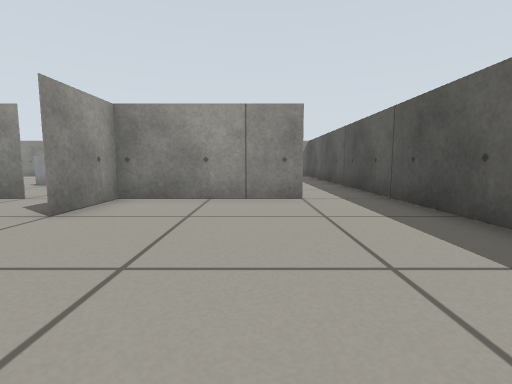
[1] (above)

14 first-person views from a walk through a world built for the Gazebo simulator. The camera is 0.39 m above the floor, tilts 6° down and sees 85° across. The floor is counted in squares, 0.5 m on a side. Each view is taken from the middle of a square. On the plan, view 1 faces up. The plan holds only what a view shows up to about 10 squares ahead; the rest is blank. The place goes on beyond the plan.

[2]
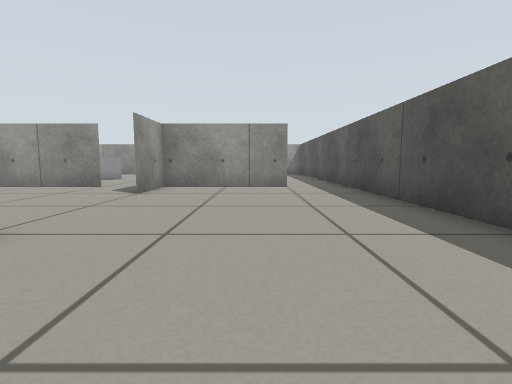

[3]
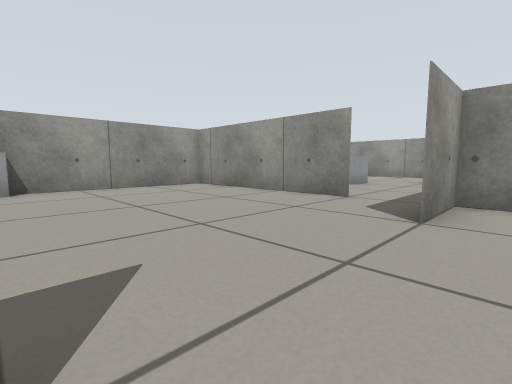

[4]
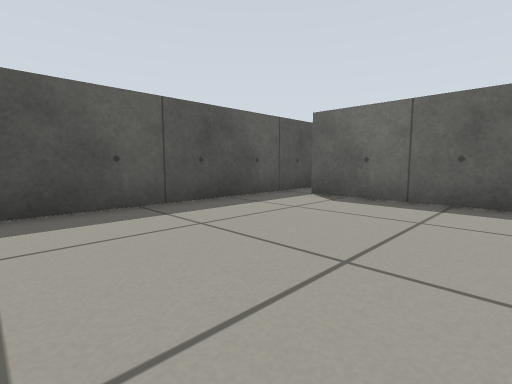

[5]
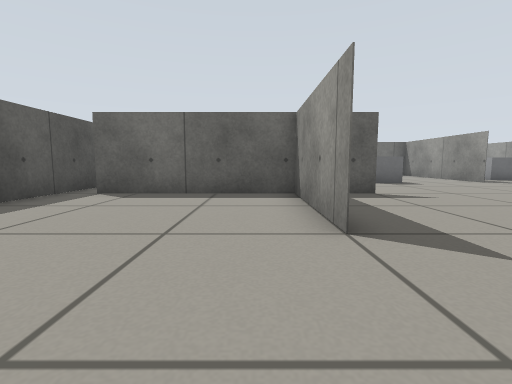

[6]
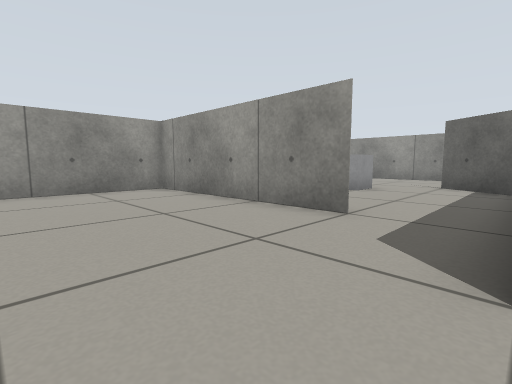

[7]
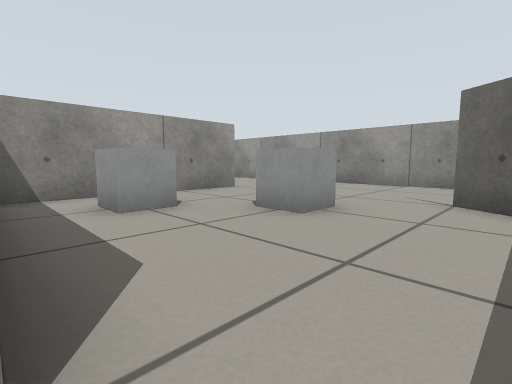

[8]
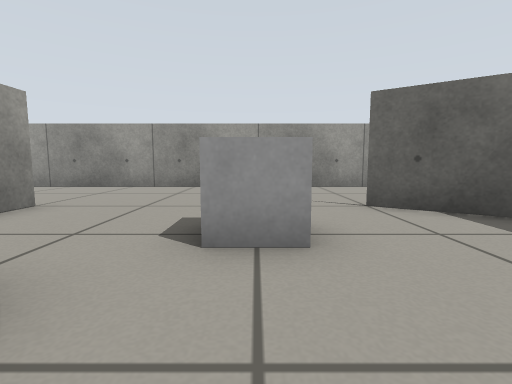

[9]
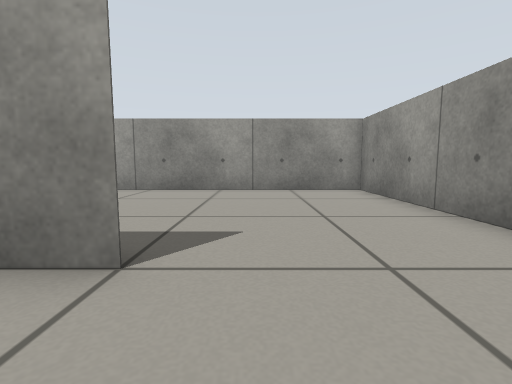

[10]
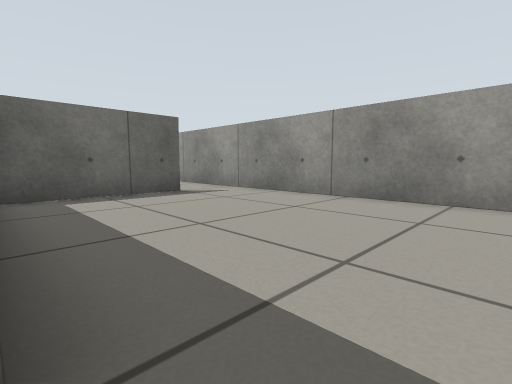

[11]
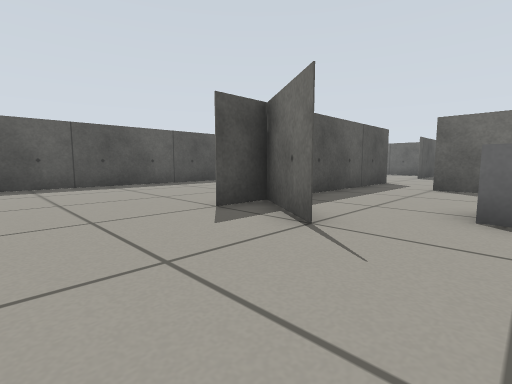

[12]
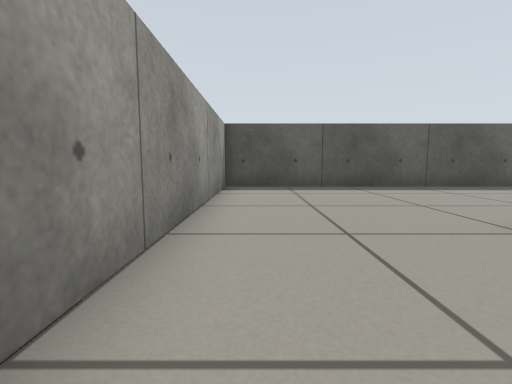

[13]
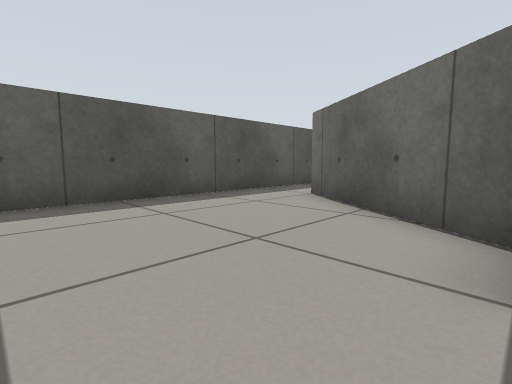

[14]
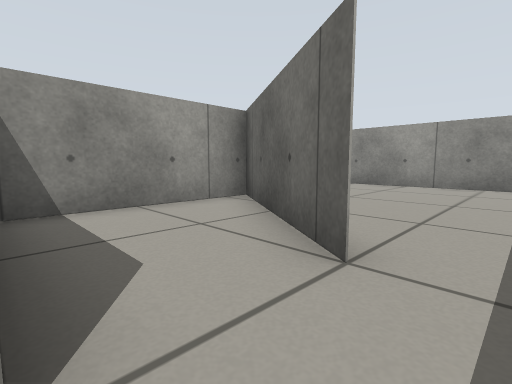

### Floor plan
Points are (right, up) in squares from view 1. A wall is a line through its corners. A room is listed if a view was taken in it or the views show most of it. See-through windows are left out.
Room 1 (views 1, 2, 3, 4, 5, 6)
walls: (-5.1, -4) (2, -4); (-3, 0) (-3, -4); (-3, 4.6) (-3, 5.6); (3, -4.1) (3, 5.6); (-4.9, 6) (-11, 6) (-11, 0.4); (1, 6) (-3, 6) (-3, 3.9)
ways out: opening at (-4.5, 6) to room 2; opening at (1.5, 6) to room 3; gap at (2, -4)
Room 2 (views 7, 8, 9, 10, 11, 12, 13)
walls: (-11, 12.1) (-11, 6); (-6.6, 6) (-5, 6); (-2.4, 10.3) (-5, 12) (1, 8); (-3, 5.6) (-3, 9); (-15.1, 6) (-11.2, 6); (3, 6.6) (3, 16) (-17, 16) (-17, 5.6)
ways out: opening at (-4.5, 6) to room 1; opening at (2, 7) to room 3; opening at (-16, 6)
objects: grey box (-10, 7) to (-9, 8); grey box (-8, 9) to (-7, 10)
Room 3 (view 14)
walls: (1, 8) (-2.4, 10.3); (3, 5.6) (3, 6.6); (-3, 10.8) (-3, 6)
ways out: opening at (1.5, 6) to room 1; opening at (2, 7) to room 2

Where each view was taken, in squares from view 1:
view 1: 0 up, 0 right, facing up
view 2: 3 down, 0 right, facing up
view 3: 0 up, 2 left, facing up-left
view 4: 2 up, 2 left, facing down-right
view 5: 3 up, 2 left, facing down
view 6: 2 up, 3 left, facing up-left
view 7: 6 up, 4 left, facing up-left
view 8: 7 up, 7 left, facing up
view 9: 13 up, 9 left, facing left
view 10: 13 up, 11 left, facing down-left
view 11: 15 up, 7 left, facing down-right
view 12: 15 up, 6 left, facing right
view 13: 14 up, 3 left, facing down-right
view 14: 6 up, 2 right, facing up-left
